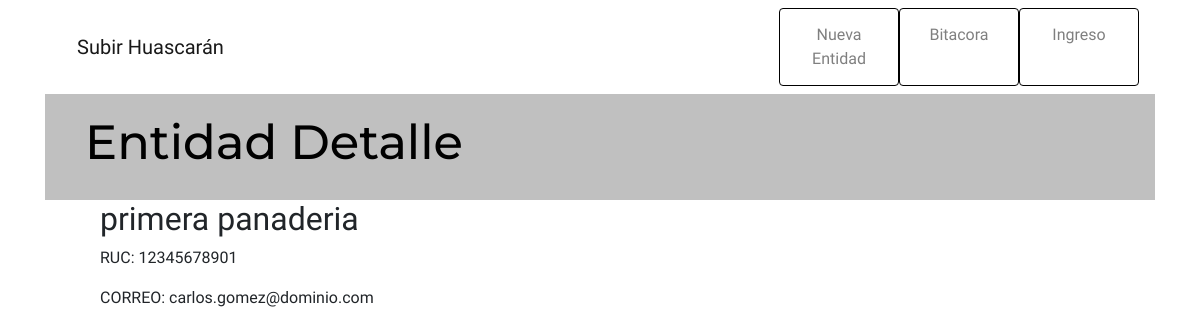
The page /entidad/1/ on the database its author committed.
### gestion/models.py (models this page shows)
class Entidad(models.Model):
	razonSocial = models.CharField(max_length=100)
	ruc = models.CharField(help_text="RUC PERÚ", max_length=11, validators=[int_list_validator(sep=''),MinLengthValidator(11),])
	direccionFiscal =models.CharField(max_length=100)
	contacto = models.CharField(max_length=100)
	telefono = models.CharField(help_text="051123456789", max_length=12, validators=[int_list_validator(sep=''),MinLengthValidator(12),])
	correo = models.EmailField(max_length=254, help_text='correo@dominio.com', unique=True)
	cuenta = models.CharField(max_length=42)

### gestion/views.py (the view)
# urls.py: path('entidad/<int:pk>/', views.entidad_detail, name='entidad_detail'),
def entidad_detail(request, pk):
    entidad = get_object_or_404(Entidad, pk=pk)
    return render(request, 'gestion/entidad_detail.html', {'entidad': entidad})

### gestion/templates/gestion/entidad_detail.html (shortened to what this page needs)
{% extends 'gestion/base.html' %}
{% block title %}Entidad Detalle{% endblock %}
{% block content %}
    <div class="entidad">
        {% if entidad.razonSocial %}
            <div class="entidad">
                <h2>{{ entidad.razonSocial }}</h2>
                <div>
                    <p> RUC: {{ entidad.ruc }}</p>
                    <p> CORREO: {{ entidad.correo|linebreaksbr }}</p>
                </div>
            </div>
        {% endif %}
    </div>
{% endblock %}

### gestion/static/css/gestion.css (style rules this page uses)
body { font-family: 'Pontano Sans', sans-serif; }
h2, h3, h4 { font-family: 'Pontano Sans', sans-serif; }
.entidad { margin-bottom: 70px; }

### rows shown on the page
Entidad: razonSocial "primera panaderia", ruc "12345678901", correo "carlos.gomez@dominio.com"
